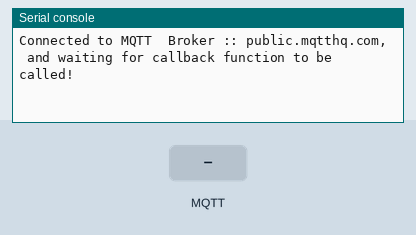
Bench run of a program on a simulated ESP32 board running MicroPython. On the bench: the last lines printed to the serial console. The inputs (shaded band) are chosen by the test bench. No MQTT or app messages arrive unless stated; the clock reads 2024-03-15 10:24:30 at power-on unless the program sets it.

Above: at 1.3 s.
1.4 s: MQTT message "1" arrives on the first subscribed topic
At 2.6 s:
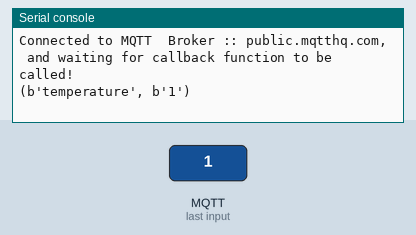
3.6 s: MQTT message "on" arrives on the first subscribed topic
At 5.3 s:
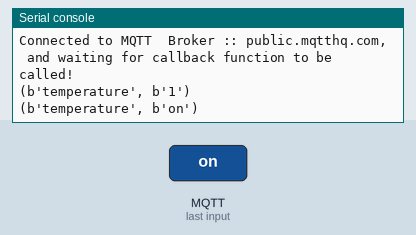
5.6 s: MQTT message "off" arrives on the first subscribed topic
At 6.9 s:
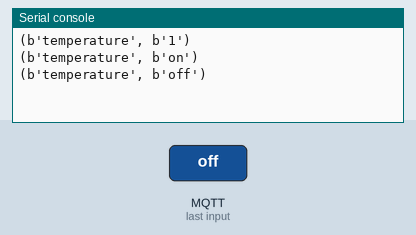

The program:

suscriber.py
```python
import time
import ubinascii
from umqtt.simple import MQTTClient
import machine

# Default MQTT MQTT_BROKER to connect to
MQTT_BROKER = "public.mqtthq.com"
CLIENT_ID = ubinascii.hexlify(machine.unique_id())
TOPIC = b"temperature"

# Ping the MQTT broker since we are not publishing any message
last_ping = time.time()
ping_interval = 60

# Received messages from subscriptions will be delivered to this callback
def sub_cb(topic, msg):
    print((topic, msg))


def reset():
    print("Resetting...")
    time.sleep(5)
    machine.reset()

def main():
    mqttClient = MQTTClient(CLIENT_ID, MQTT_BROKER, keepalive=60)
    mqttClient.set_callback(sub_cb)
    mqttClient.connect()
    mqttClient.subscribe(TOPIC)
    print(f"Connected to MQTT  Broker :: {MQTT_BROKER}, and waiting for callback function to be called!")
    while True:
        if False:
            # Blocking wait for message
            mqttClient.wait_msg()
        else:
            # Non-blocking wait for message
            mqttClient.check_msg()
            # Then need to sleep to avoid 100% CPU usage (in a real
            # app other useful actions would be performed instead)
            global last_ping
            if (time.time() - last_ping) >= ping_interval:
                mqttClient.ping()
                last_ping = time.time()
                now = time.localtime()
                print(f"Pinging MQTT Broker, last ping :: {now[0]}/{now[1]}/{now[2]} {now[3]}:{now[4]}:{now[5]}")
            time.sleep(1)

    print("Disconnecting...")
    mqttClient.disconnect()


if __name__ == "__main__":
    try:
        main()
    except OSError as e:
        print("Error: " + str(e))
        reset()
```

Measured:
- after the input at 1.4 s, the serial console: prints a new line after 0.75 s (image 1)
- after the input at 3.6 s, the serial console: prints a new line after 0.55 s (image 2)
- after the input at 5.6 s, the serial console: prints a new line after 0.55 s (image 3)
